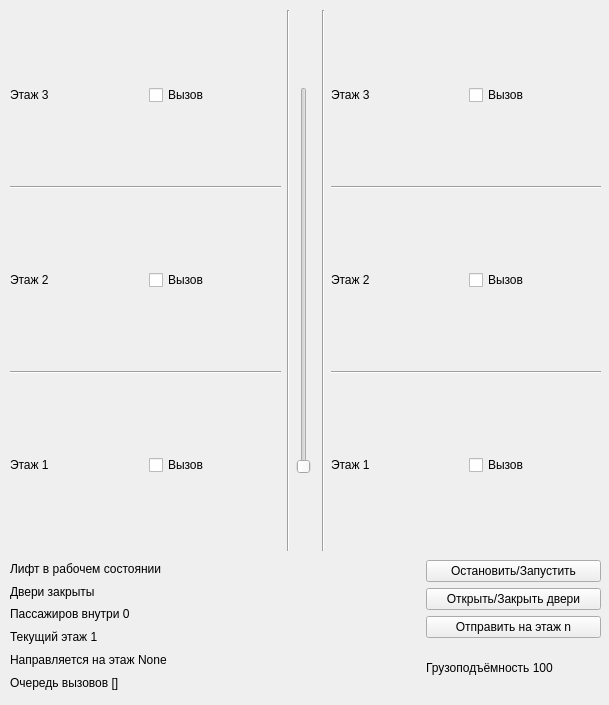
<?xml version="1.0" encoding="UTF-8"?>
<ui version="4.0">
 <class>Form</class>
 <widget class="QWidget" name="Form">
  <property name="geometry">
   <rect>
    <x>0</x>
    <y>0</y>
    <width>609</width>
    <height>705</height>
   </rect>
  </property>
  <property name="windowTitle">
   <string>Form</string>
  </property>
  <widget class="QWidget" name="horizontalLayoutWidget_6">
   <property name="geometry">
    <rect>
     <x>10</x>
     <y>10</y>
     <width>591</width>
     <height>541</height>
    </rect>
   </property>
   <layout class="QHBoxLayout" name="horizontalLayout_2" stretch="5,0,0,0,5">
    <item>
     <layout class="QVBoxLayout" name="left_part_4">
      <item>
       <layout class="QHBoxLayout" name="left_floor_layout_10">
        <item>
         <widget class="QLabel" name="left_floor_lbl_3">
          <property name="text">
           <string>Этаж 3</string>
          </property>
         </widget>
        </item>
        <item>
         <widget class="QCheckBox" name="left_floor_checkbox3">
          <property name="text">
           <string>Вызов</string>
          </property>
          <property name="checkable">
           <bool>false</bool>
          </property>
         </widget>
        </item>
       </layout>
      </item>
      <item>
       <widget class="Line" name="line_11">
        <property name="orientation">
         <enum>Qt::Horizontal</enum>
        </property>
       </widget>
      </item>
      <item>
       <layout class="QHBoxLayout" name="left_floor_layout_11">
        <item>
         <widget class="QLabel" name="left_floor_lbl_2">
          <property name="text">
           <string>Этаж 2</string>
          </property>
         </widget>
        </item>
        <item>
         <widget class="QCheckBox" name="left_floor_checkbox2">
          <property name="text">
           <string>Вызов</string>
          </property>
          <property name="checkable">
           <bool>false</bool>
          </property>
         </widget>
        </item>
       </layout>
      </item>
      <item>
       <widget class="Line" name="line_12">
        <property name="orientation">
         <enum>Qt::Horizontal</enum>
        </property>
       </widget>
      </item>
      <item>
       <layout class="QHBoxLayout" name="left_floor_layout_12">
        <item>
         <widget class="QLabel" name="left_floor_lbl_1">
          <property name="text">
           <string>Этаж 1</string>
          </property>
         </widget>
        </item>
        <item>
         <widget class="QCheckBox" name="left_floor_checkbox1">
          <property name="text">
           <string>Вызов</string>
          </property>
          <property name="checkable">
           <bool>false</bool>
          </property>
         </widget>
        </item>
       </layout>
      </item>
     </layout>
    </item>
    <item>
     <widget class="Line" name="line_13">
      <property name="orientation">
       <enum>Qt::Vertical</enum>
      </property>
     </widget>
    </item>
    <item>
     <layout class="QVBoxLayout" name="verticalLayout" stretch="2,10,2">
      <item>
       <spacer name="verticalSpacer">
        <property name="orientation">
         <enum>Qt::Vertical</enum>
        </property>
        <property name="sizeHint" stdset="0">
         <size>
          <width>20</width>
          <height>40</height>
         </size>
        </property>
       </spacer>
      </item>
      <item>
       <widget class="QSlider" name="lift_floor_slider_2">
        <property name="minimum">
         <number>1</number>
        </property>
        <property name="maximum">
         <number>100</number>
        </property>
        <property name="orientation">
         <enum>Qt::Vertical</enum>
        </property>
       </widget>
      </item>
      <item>
       <spacer name="verticalSpacer_2">
        <property name="orientation">
         <enum>Qt::Vertical</enum>
        </property>
        <property name="sizeHint" stdset="0">
         <size>
          <width>20</width>
          <height>40</height>
         </size>
        </property>
       </spacer>
      </item>
     </layout>
    </item>
    <item>
     <widget class="Line" name="line_14">
      <property name="orientation">
       <enum>Qt::Vertical</enum>
      </property>
     </widget>
    </item>
    <item>
     <layout class="QVBoxLayout" name="right_part_2">
      <item>
       <layout class="QHBoxLayout" name="right_floor_layout_14">
        <item>
         <widget class="QLabel" name="right_floor_lbl_3">
          <property name="text">
           <string>Этаж 3</string>
          </property>
         </widget>
        </item>
        <item>
         <widget class="QCheckBox" name="right_floor_checkbox3">
          <property name="text">
           <string>Вызов</string>
          </property>
          <property name="checkable">
           <bool>false</bool>
          </property>
         </widget>
        </item>
       </layout>
      </item>
      <item>
       <widget class="Line" name="line_15">
        <property name="orientation">
         <enum>Qt::Horizontal</enum>
        </property>
       </widget>
      </item>
      <item>
       <layout class="QHBoxLayout" name="right_floor_layout_15">
        <item>
         <widget class="QLabel" name="right_floor_lbl_2">
          <property name="text">
           <string>Этаж 2</string>
          </property>
         </widget>
        </item>
        <item>
         <widget class="QCheckBox" name="right_floor_checkbox2">
          <property name="text">
           <string>Вызов</string>
          </property>
          <property name="checkable">
           <bool>false</bool>
          </property>
         </widget>
        </item>
       </layout>
      </item>
      <item>
       <widget class="Line" name="line_16">
        <property name="orientation">
         <enum>Qt::Horizontal</enum>
        </property>
       </widget>
      </item>
      <item>
       <layout class="QHBoxLayout" name="right_floor_layout_16">
        <item>
         <widget class="QLabel" name="right_floor_lbl_1">
          <property name="text">
           <string>Этаж 1</string>
          </property>
         </widget>
        </item>
        <item>
         <widget class="QCheckBox" name="right_floor_checkbox1">
          <property name="text">
           <string>Вызов</string>
          </property>
          <property name="checkable">
           <bool>false</bool>
          </property>
         </widget>
        </item>
       </layout>
      </item>
     </layout>
    </item>
   </layout>
  </widget>
  <widget class="QWidget" name="horizontalLayoutWidget_5">
   <property name="geometry">
    <rect>
     <x>10</x>
     <y>560</y>
     <width>591</width>
     <height>131</height>
    </rect>
   </property>
   <layout class="QHBoxLayout" name="operator_functions" stretch="7,3">
    <item>
     <layout class="QVBoxLayout" name="lift_info">
      <item>
       <widget class="QLabel" name="lift_status_label">
        <property name="text">
         <string>Лифт в рабочем состоянии</string>
        </property>
       </widget>
      </item>
      <item>
       <widget class="QLabel" name="lift_door_status_label">
        <property name="text">
         <string>Двери закрыты</string>
        </property>
       </widget>
      </item>
      <item>
       <widget class="QLabel" name="lift_passengers_label">
        <property name="text">
         <string>Пассажиров внутри 0</string>
        </property>
       </widget>
      </item>
      <item>
       <widget class="QLabel" name="lift_current_floor_label">
        <property name="text">
         <string>Текущий этаж 1</string>
        </property>
       </widget>
      </item>
      <item>
       <widget class="QLabel" name="lift_destination_label">
        <property name="text">
         <string>Направляется на этаж None</string>
        </property>
       </widget>
      </item>
      <item>
       <widget class="QLabel" name="lift_queue_label">
        <property name="text">
         <string>Очередь вызовов []</string>
        </property>
       </widget>
      </item>
     </layout>
    </item>
    <item>
     <layout class="QVBoxLayout" name="lift_functions">
      <item>
       <widget class="QPushButton" name="change_lift_status_btn">
        <property name="text">
         <string>Остановить/Запустить</string>
        </property>
       </widget>
      </item>
      <item>
       <widget class="QPushButton" name="change_door_status_btn">
        <property name="text">
         <string>Открыть/Закрыть двери</string>
        </property>
       </widget>
      </item>
      <item>
       <widget class="QPushButton" name="send_to_floor_btn">
        <property name="text">
         <string>Отправить на этаж n</string>
        </property>
       </widget>
      </item>
      <item>
       <widget class="QLabel" name="label">
        <property name="text">
         <string>Грузоподъёмность 100</string>
        </property>
       </widget>
      </item>
     </layout>
    </item>
   </layout>
  </widget>
 </widget>
 <resources/>
 <connections/>
</ui>
